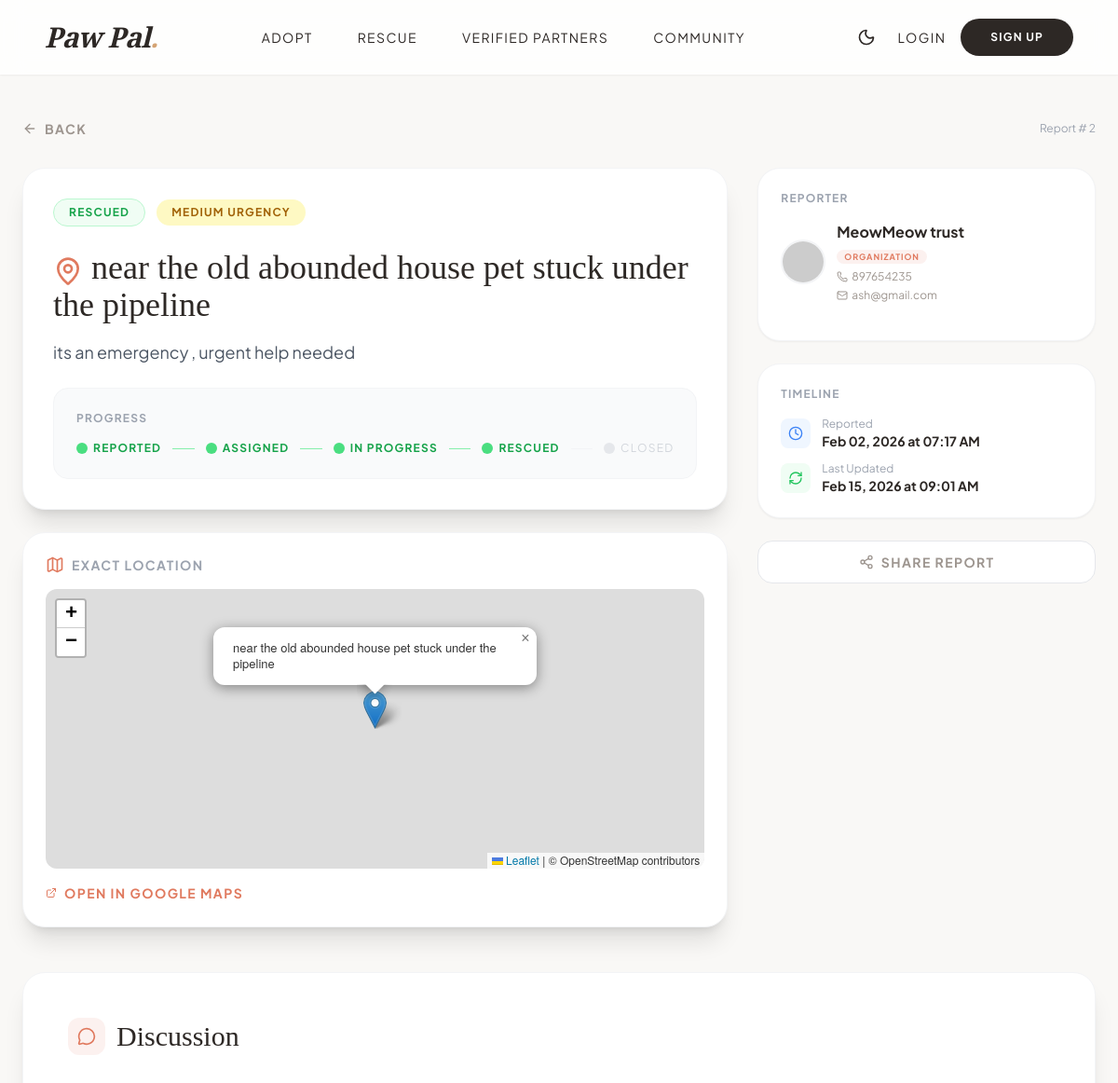
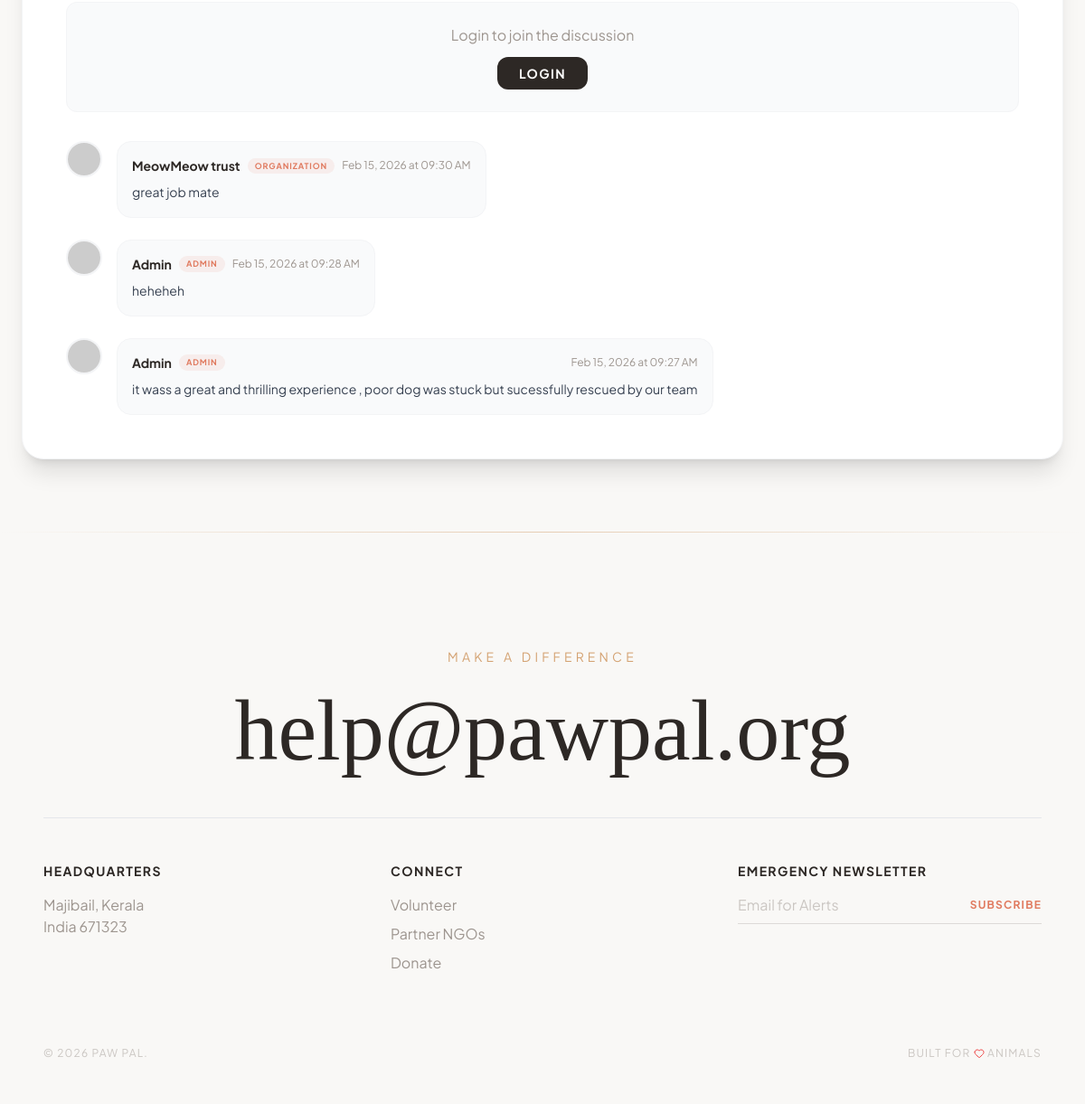
/rescue-details.php?id=2, run on the app's committed database (2 pictures, top to bottom).
### tables this page shows
CREATE TABLE `rescue_reports` (
  `id` int(11) NOT NULL,
  `reporter_id` int(11) DEFAULT NULL,
  `reporter_name` varchar(100) DEFAULT NULL,
  `contact_phone` varchar(20) DEFAULT NULL,
  `location` varchar(255) NOT NULL,
  `latitude` decimal(10,8) DEFAULT NULL,
  `longitude` decimal(11,8) DEFAULT NULL,
  `description` text NOT NULL,
  `animal_type` varchar(50) DEFAULT NULL,
  `urgency` enum('Low','Medium','High','Critical') DEFAULT 'Medium',
  `image` varchar(255) DEFAULT NULL,
  `status` enum('Reported','Assigned','In Progress','Rescued','Closed') DEFAULT 'Reported',
  `assigned_to` int(11) DEFAULT NULL,
  `reported_at` timestamp NOT NULL DEFAULT current_timestamp(),
  `updated_at` timestamp NOT NULL DEFAULT current_timestamp() ON UPDATE current_timestamp()
);

CREATE TABLE `users` (
  `id` int(11) NOT NULL,
  `username` varchar(50) NOT NULL,
  `email` varchar(100) NOT NULL,
  `password` varchar(255) NOT NULL,
  `phone` varchar(20) DEFAULT NULL,
  `address` text DEFAULT NULL,
  `role` enum('user','admin','volunteer','rescuer','organization') DEFAULT 'user',
  `is_verified` tinyint(1) DEFAULT 0,
  `created_at` timestamp NOT NULL DEFAULT current_timestamp(),
  `gender` varchar(20) DEFAULT NULL,
  `dob` date DEFAULT NULL,
  `profile_image` varchar(255) DEFAULT NULL,
  `lives_saved` int(11) DEFAULT 0,
  `organization_name` varchar(150) DEFAULT NULL
);

CREATE TABLE `comments` (
  `id` int(11) NOT NULL,
  `entity_type` enum('pet','rescue') NOT NULL,
  `entity_id` int(11) NOT NULL,
  `user_id` int(11) NOT NULL,
  `comment` text NOT NULL,
  `created_at` timestamp NOT NULL DEFAULT current_timestamp()
);

### rescue-details.php (the view, shortened to what the rows shown need)
<?php
include 'config.php';
$rescue_id = (int) $_GET['id'];
$sql = "SELECT r.*, u.username as reporter_username, u.profile_image as reporter_image,
        u.email as reporter_email, u.role as reporter_role, u.is_verified as reporter_verified,
        a.username as assignee_username, a.profile_image as assignee_image
        FROM rescue_reports r
        LEFT JOIN users u ON r.reporter_id = u.id
        LEFT JOIN users a ON r.assigned_to = a.id
        WHERE r.id = $rescue_id";
$result = $conn->query($sql);
$rescue = $result->fetch_assoc();
include 'includes/header.php';
$statusColors = [
    'Reported' => 'bg-blue-50 text-blue-600 border-blue-200',
    'Assigned' => 'bg-purple-50 text-purple-600 border-purple-200',
    'In Progress' => 'bg-yellow-50 text-yellow-700 border-yellow-200',
    'Rescued' => 'bg-green-50 text-green-600 border-green-200',
    'Closed' => 'bg-gray-50 text-gray-500 border-gray-200',
];
$urgencyColors = [
    'Low' => 'bg-green-100 text-green-700',
    'Medium' => 'bg-yellow-100 text-yellow-700',
    'High' => 'bg-orange-100 text-orange-700',
    'Critical' => 'bg-red-100 text-red-700',
];
$statusClass = $statusColors[$rescue['status']] ?? 'bg-gray-50 text-gray-500 border-gray-200';
$urgencyClass = $urgencyColors[$rescue['urgency']] ?? 'bg-gray-100 text-gray-700';
?>
<section class="pt-32 pb-20 px-6">
    <div class="max-w-6xl mx-auto">
        <div class="mb-8 flex justify-between items-center">
            <a href="javascript:history.back()"
                class="text-paw-gray hover:text-paw-alert flex items-center gap-2 text-sm uppercase tracking-widest font-bold transition-colors">
                <i data-lucide="arrow-left" class="w-4 h-4"></i> Back
            </a>
            <span class="text-xs text-gray-400">Report #
                <?php echo $rescue['id']; ?>
            </span>
        </div>
        <div class="grid grid-cols-1 lg:grid-cols-3 gap-8">
            <div class="lg:col-span-2 space-y-6">
                <div class="bg-white rounded-3xl shadow-xl overflow-hidden border border-gray-100 p-8">
                    <div class="flex flex-wrap items-center gap-3 mb-6">
                        <span
                            class="px-4 py-1.5 rounded-full text-xs font-bold uppercase tracking-widest border <?php echo $statusClass; ?>">
                            <?php echo $rescue['status']; ?>
                        </span>
                        <span
                            class="px-4 py-1.5 rounded-full text-xs font-bold uppercase tracking-widest <?php echo $urgencyClass; ?>">
                            <?php echo $rescue['urgency']; ?> Urgency
                        </span>
                    </div>
                    <h1 class="font-serif text-4xl text-paw-dark mb-4">
                        <i data-lucide="map-pin" class="w-8 h-8 inline text-paw-alert"></i>
                        <?php echo htmlspecialchars($rescue['location']); ?>
                    </h1>
                    <p class="text-gray-600 leading-relaxed text-lg mb-6">
                        <?php echo nl2br(htmlspecialchars($rescue['description'])); ?>
                    </p>
                    <div class="bg-gray-50 rounded-2xl p-6 border border-gray-100">
                        <p class="text-xs font-bold uppercase tracking-widest text-gray-400 mb-4">Progress</p>
                        <div class="flex items-center gap-3 flex-wrap">
                        </div>
                    </div>
                </div>
            </div>
            <div class="space-y-6">
                <div class="bg-white rounded-3xl shadow-sm p-6 border border-gray-100">
                    <div class="flex items-center gap-3 mb-4">
                        <div>
                            <p class="font-bold text-paw-dark">
                                <?php echo htmlspecialchars($rescue['reporter_username'] ?? $rescue['reporter_name'] ?? 'Anonymous'); ?>
                            </p>
                            <?php if (!empty($rescue['reporter_role'])): ?>
                                <span
                                    class="px-2 py-0.5 rounded-full text-[9px] font-bold uppercase tracking-widest bg-paw-alert/10 text-paw-alert">
                                    <?php echo ucfirst($rescue['reporter_role']); ?>
                                </span>
                            <?php endif; ?>
                            <?php if (!empty($rescue['contact_phone'])): ?>
                                <p class="text-xs text-paw-gray flex items-center gap-1 mt-1">
                                    <i data-lucide="phone" class="w-3 h-3"></i>
                                    <a href="tel:<?php echo htmlspecialchars($rescue['contact_phone']); ?>"
                                        class="hover:text-paw-alert transition-colors">
                                        <?php echo htmlspecialchars($rescue['contact_phone']); ?>
                                    </a>
                                </p>
                            <?php endif; ?>
                            <?php if (!empty($rescue['reporter_email'])): ?>
                                <p class="text-xs text-paw-gray flex items-center gap-1 mt-1">
                                    <i data-lucide="mail" class="w-3 h-3"></i>
                                    <a href="mailto:<?php echo htmlspecialchars($rescue['reporter_email']); ?>"
                                        class="hover:text-paw-alert transition-colors">
                                        <?php echo htmlspecialchars($rescue['reporter_email']); ?>
                                    </a>
                                </p>
                            <?php endif; ?>
                        </div>
                    </div>
                </div>
                <div class="bg-white rounded-3xl shadow-sm p-6 border border-gray-100">
                    <div class="space-y-3">
                        <div class="flex items-center gap-3">
                            <div>
                                <p class="text-xs text-gray-400">Reported</p>
                                <p class="text-sm font-bold text-paw-dark">
                                    <?php echo date('M d, Y \a\t h:i A', strtotime($rescue['reported_at'])); ?>
                                </p>
                            </div>
                        </div>
                        <div class="flex items-center gap-3">
                            <div>
                                <p class="text-xs text-gray-400">Last Updated</p>
                                <p class="text-sm font-bold text-paw-dark">
                                    <?php echo date('M d, Y \a\t h:i A', strtotime($rescue['updated_at'])); ?>
                                </p>
                            </div>
                        </div>
                    </div>
                </div>
            </div>
        </div>
        <div class="mt-12" id="comments">
            <div class="bg-white rounded-3xl shadow-xl overflow-hidden border border-gray-100 p-8 md:p-12">
                <div class="flex items-center gap-3 mb-8">
                    <h2 class="font-serif text-3xl text-paw-dark">Discussion</h2>
                </div>
                <div class="space-y-6">
                    <?php
                    $commentsQuery = $conn->query("SELECT c.*, u.username, u.profile_image, u.role FROM comments c JOIN users u ON c.user_id = u.id WHERE c.entity_type = 'rescue' AND c.entity_id = '$rescue_id' ORDER BY c.created_at DESC");
                    if ($commentsQuery && $commentsQuery->num_rows > 0):
                        while ($comment = $commentsQuery->fetch_assoc()):
                            $cImgSrc = 'https://api.dicebear.com/9.x/toon-head/svg?seed=' . urlencode($comment['username']);
                            if (!empty($comment['profile_image'])) {
                                if (strpos($comment['profile_image'], 'http') === 0) {
                                    $cImgSrc = $comment['profile_image'];
                                } else if (file_exists('uploads/users/' . $comment['profile_image'])) {
                                    $cImgSrc = 'uploads/users/' . rawurlencode($comment['profile_image']);
                                }
                            }
                            ?>
                            <?php
                            $isMe = (isset($_SESSION['user_id']) && $comment['user_id'] == $_SESSION['user_id']);
                            $alignClass = $isMe ? 'flex-row-reverse text-right' : '';
                            $bubbleClass = $isMe ? 'bg-paw-alert/10 border-paw-alert/20' : 'bg-gray-50 border-gray-100';
                            ?>
                            <div class="flex gap-4 group <?php echo $alignClass; ?>">
                                <div class="w-10 h-10 rounded-full overflow-hidden flex-shrink-0 border-2 border-gray-100">
                                    <img src="<?php echo $cImgSrc; ?>" class="w-full h-full object-cover"
                                        alt="<?php echo htmlspecialchars($comment['username']); ?>">
                                </div>
                                <div class="flex-1">
                                    <div
                                        class="<?php echo $bubbleClass; ?> rounded-2xl p-4 border group-hover:border-paw-alert/20 transition-colors inline-block text-left max-w-[80%]">
                                        <div class="flex items-center gap-2 mb-2 <?php echo $isMe ? 'justify-end' : ''; ?>">
                                            <span class="font-bold text-sm text-paw-dark">
                                                <?php echo htmlspecialchars($comment['username']); ?>
                                            </span>
                                            <span
                                                class="px-2 py-0.5 rounded-full text-[9px] font-bold uppercase tracking-widest bg-paw-alert/10 text-paw-alert">
                                                <?php echo ucfirst($comment['role']); ?>
                                            </span>
                                            <span class="text-xs text-paw-gray ml-auto">
                                                <?php echo date('M d, Y \a\t h:i A', strtotime($comment['created_at'])); ?>
                                            </span>
                                        </div>
                                        <p class="text-sm text-gray-700 leading-relaxed">
                                            <?php echo nl2br(htmlspecialchars($comment['comment'])); ?>
                                        </p>
                                    </div>
                                </div>
                            </div>
                            <?php
                        endwhile;
                    endif; ?>
                </div>
            </div>
        </div>
    </div>
</section>
<?php if ($rescue['latitude'] && $rescue['longitude']): ?>
    <link rel="stylesheet" href="https://unpkg.com/leaflet@1.9.4/dist/leaflet.css" />
<?php endif; ?>
<?php include 'includes/footer.php'; ?>

### data on the page
rescue_reports: id "2", status "RESCUED", urgency "MEDIUM", location "near the old abounded house pet stuck under the pipeline", description "its an emergency , urgent help needed", reporter.username "MeowMeow trust", reporter.role "ORGANIZATION", contact_phone "897654235", reporter.email "ash@gmail.com", reported_at "Feb 02, 2026 at 07:17 AM", updated_at "Feb 15, 2026 at 09:01 AM"
comments: user.username "MeowMeow trust", user.role "ORGANIZATION", created_at "Feb 15, 2026 at 09:30 AM", comment "great job mate"
comments: user.username "Admin", user.role "ADMIN", created_at "Feb 15, 2026 at 09:28 AM", comment "heheheh"
comments: user.username "Admin", user.role "ADMIN", created_at "Feb 15, 2026 at 09:27 AM", comment "it wass a great and thrilling experience , poor dog was stuck but sucessfully rescued by our team"

### other printed values
$stage "REPORTED"
$stage "ASSIGNED"
$stage "IN PROGRESS"
$stage "RESCUED"
$stage "CLOSED"
